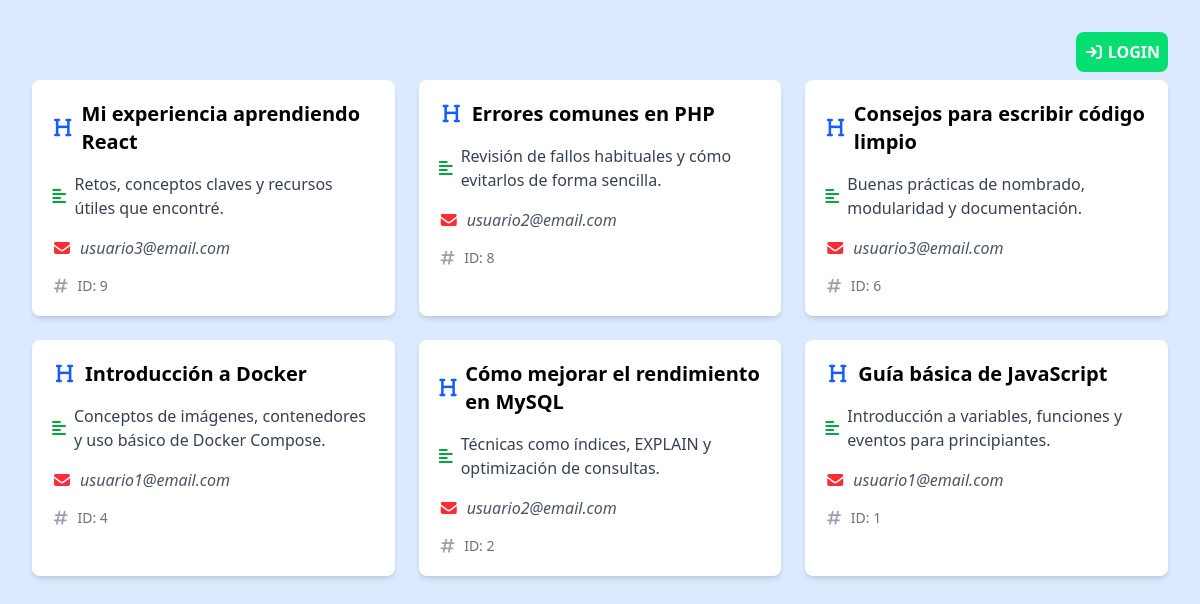
/crud2/public/index.php, run on the app's committed database.
### tables this page shows
CREATE TABLE posts (
    id INT AUTO_INCREMENT PRIMARY KEY,
    titulo VARCHAR(255) NOT NULL,
    contenido TEXT,
    estado ENUM('Publicado', 'Borrador') NOT NULL DEFAULT 'Borrador',
    user_id INT NOT NULL,
    FOREIGN KEY (user_id) REFERENCES usuarios(id) ON DELETE CASCADE
);

CREATE TABLE usuarios (
    id INT AUTO_INCREMENT PRIMARY KEY,
    email VARCHAR(255) NOT NULL UNIQUE,
    password VARCHAR(255) NOT NULL
);

### crud2/public/index.php (the view, shortened to what this page needs)
<?php
require __DIR__ . "/../basedatos/conexion.php";
$q = "select posts.*, email from posts, usuarios where
    usuarios.id=posts.user_id AND estado='Publicado' order by id desc";
$posts = mysqli_query($conexion, $q);
?>
<!DOCTYPE html>
<html lang="es">
<head>
    <script src="https://cdn.jsdelivr.net/npm/@tailwindcss/browser@4"></script>
    <link rel="stylesheet" href="https://cdnjs.cloudflare.com/ajax/libs/font-awesome/7.0.1/css/all.min.css" />
</head>
<body class="p-8 bg-blue-100">
    <div class="flex flex-row-reverse mb-2">
        <a href="login.php" class="p-2 rounded-lg bg-green-400 hover:bg-green-600 text-white font-bold">
            <i class="fa-solid fa-arrow-right-to-bracket mr-1"></i>LOGIN
        </a>
    </div>
    <div class="grid grid-cols-1 md:grid-cols-3 gap-6">
        <?php foreach ($posts as $item): ?>
            <div class="bg-white shadow-md rounded-lg p-5 flex flex-col gap-4">
                <h2 class="text-xl font-semibold flex items-center gap-2">
                    <i class="fas fa-heading text-blue-600"></i>
                    <?= $item['titulo'] ?>
                </h2>
                <p class="text-gray-700 flex items-center gap-2">
                    <i class="fas fa-align-left text-green-600"></i>
                    <?= $item['contenido'] ?>
                </p>
                <p class="text-gray-600 flex items-center gap-2 italic">
                    <i class="fas fa-envelope text-red-500"></i>
                    <?= $item['email'] ?>
                </p>
                <p class="text-gray-500 text-sm flex items-center gap-2">
                    <i class="fas fa-hashtag text-gray-400"></i>
                    ID: <?= $item['id'] ?>
                </p>
            </div>
        <?php endforeach; ?>
    </div>
</body>
</html>

### data on the page
posts: titulo "Mi experiencia aprendiendo React", contenido "Retos, conceptos claves y recursos útiles que encontré.", user.email "usuario3@email.com", id "9"
posts: titulo "Errores comunes en PHP", contenido "Revisión de fallos habituales y cómo evitarlos de forma sencilla.", user.email "usuario2@email.com", id "8"
posts: titulo "Consejos para escribir código limpio", contenido "Buenas prácticas de nombrado, modularidad y documentación.", user.email "usuario3@email.com", id "6"
posts: titulo "Introducción a Docker", contenido "Conceptos de imágenes, contenedores y uso básico de Docker Compose.", user.email "usuario1@email.com", id "4"
posts: titulo "Cómo mejorar el rendimiento en MySQL", contenido "Técnicas como índices, EXPLAIN y optimización de consultas.", user.email "usuario2@email.com", id "2"
posts: titulo "Guía básica de JavaScript", contenido "Introducción a variables, funciones y eventos para principiantes.", user.email "usuario1@email.com", id "1"
